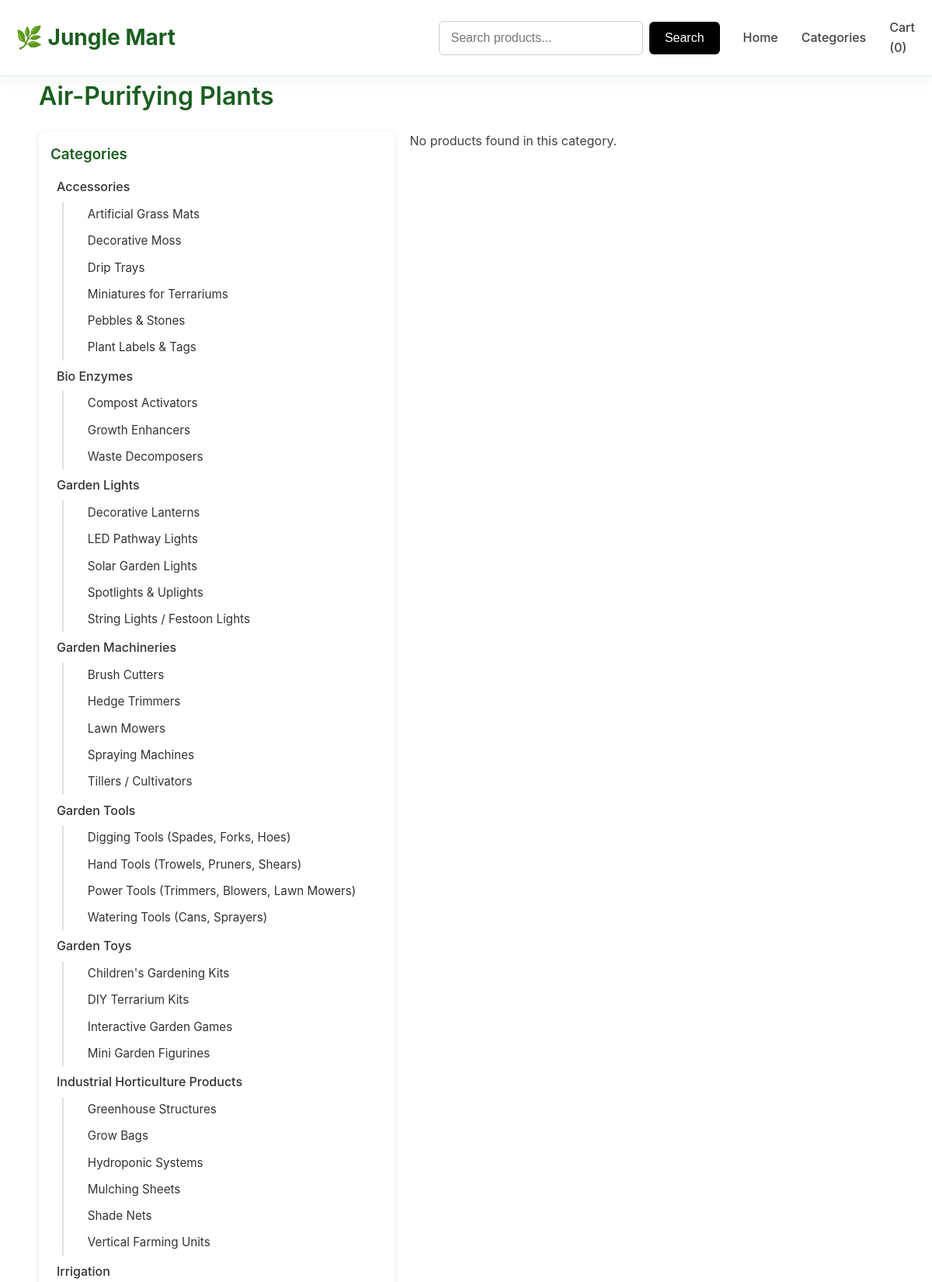
Screenshot of /categories.php?id=26 (upper part) with the database file from the repository.
### tables this page shows
CREATE TABLE IF NOT EXISTS categories (
  id INT AUTO_INCREMENT PRIMARY KEY,
  name VARCHAR(255) NOT NULL,
  parent_id INT DEFAULT NULL,
  created_at TIMESTAMP DEFAULT CURRENT_TIMESTAMP,
  FOREIGN KEY (parent_id) REFERENCES categories(id) ON DELETE SET NULL
);

### categories.php (the view, shortened to what this page needs)
<?php
require_once 'db.php';
$catId = isset($_GET['id']) ? intval($_GET['id']) : 0;
$allCats = $pdo->query("SELECT id, name, parent_id FROM categories ORDER BY parent_id IS NULL DESC, name ASC")->fetchAll();
function buildCategoryTree($categories, $parentId = null) {
    $tree = [];
    foreach ($categories as $category) {
        if ($category['parent_id'] == $parentId) {
            $children = buildCategoryTree($categories, $category['id']);
            if ($children) {
                $category['children'] = $children;
            }
            $tree[] = $category;
        }
    }
    return $tree;
}
$categoryTree = buildCategoryTree($allCats);
function renderCategoryTree($categories, $currentCatId = 0, $level = 0) {
    $html = '';
    foreach ($categories as $category) {
        $hasChildren = !empty($category['children']);
        $isActive = $currentCatId == $category['id'];
        $indent = str_repeat('&nbsp;&nbsp;&nbsp;', $level);
        $html .= '<li>';
        $html .= '<a href="' . strtolower(str_replace([' ', '&', "'"], ['_', 'and', ''], $category['name'])) . '.php"';
        $html .= ' class="' . ($isActive ? 'active' : '') . '"';
        $html .= '>';
        $html .= $indent . htmlspecialchars($category['name']);
        $html .= '</a>';
        if ($hasChildren) {
            $html .= '<ul class="sub-categories">';
            $html .= renderCategoryTree($category['children'], $currentCatId, $level + 1);
            $html .= '</ul>';
        }
        $html .= '</li>';
    }
    return $html;
}
$products = [];
$catName = "All Categories";
if ($catId > 0) {
    $stmt = $pdo->prepare("SELECT name FROM categories WHERE id = :id LIMIT 1");
    $stmt->execute([':id' => $catId]);
    $catRow = $stmt->fetch();
    if ($catRow) $catName = $catRow['name'];
    $stmt = $pdo->prepare("SELECT * FROM products WHERE category_id = :id AND is_active = 1");
    $stmt->execute([':id' => $catId]);
    $products = $stmt->fetchAll();
} else {
    $products = $pdo->query("SELECT * FROM products WHERE is_active = 1 LIMIT 20")->fetchAll();
}
?>
<!DOCTYPE html>
<html lang="en">
<head>
  <link rel="stylesheet" href="css/navbar.css">
  <link rel="stylesheet" href="css/style.css">
  <link rel="stylesheet" href="css/footer.css">
</head>
<body>
<?php include 'navbar.php'; ?>
<div class="container fade-in">
  <h1><?php echo htmlspecialchars($catName); ?></h1>
  <div class="categories-page">
    <aside class="cat-sidebar">
      <h3>Categories</h3>
      <ul>
        <?php echo renderCategoryTree($categoryTree, $catId); ?>
      </ul>
    </aside>
    <div class="prod-list">
      <?php if (count($products) === 0): ?>
        <p>No products found in this category.</p>
      <?php endif; ?>
    </div>
  </div>
</div>
</body>
</html>

### css/style.css (style rules this page uses)
:root { --jungle-green: #2e7d32; --jungle-dark: #1b5e20; --jungle-light: #4caf50; --soft-beige: #fdf6e3; --gold-accent: #ffb300; --gold-dark: #f53500; --white: #ffffff; --gray-light: #f5f5f5; --gray: #9e9e9e; --gray-dark: #424242; --shadow-sm: 0 4px 12px rgba(46, 125, 50, 0.08); --shadow-md: 0 8px 32px rgba(46, 125, 50, 0.12); --shadow-lg: 0 15px 50px rgba(46, 125, 50, 0.15); --gradient-primary: linear-gradient(135deg, var(--jungle-green) 0%, var(--jungle-dark) 100%); --gradient-secondary: linear-gradient(135deg, var(--soft-beige) 0%, #e8f5e8 100%); }
* { margin: 0; padding: 0; box-sizing: border-box; }
body { font-family: 'Poppins', -apple-system, BlinkMacSystemFont, 'Segoe UI', Roboto, sans-serif; line-height: 1.6; color: var(--gray-dark); background: var(--white); overflow-x: hidden; }
h1, h2, h3, h4, h5, h6 { font-family: 'Poppins', -apple-system, BlinkMacSystemFont, 'Segoe UI', Roboto, sans-serif; font-weight: 600; color: var(--jungle-dark); }
.container { width: 95%; max-width: 1400px; margin: 0 auto; padding: 0 20px; }
.fade-in { opacity: 1; animation: fadeInUp 0.8s ease forwards; }

### categories.php (style rules this page uses)
.categories-page { display: flex; gap: 20px; margin-top: 20px; }
.cat-sidebar { flex: 1 1 250px; background: #fff; padding: 15px; border-radius: 10px; box-shadow: 0 2px 8px rgba(0,0,0,0.1); }
.cat-sidebar h3 { margin-bottom: 10px; }
.cat-sidebar ul { list-style: none; padding: 0; }
.cat-sidebar ul li { margin: 4px 0; }
.cat-sidebar a { text-decoration: none; color: #333; font-weight: 500; transition: color 0.3s; display: block; padding: 4px 8px; border-radius: 4px; }
.cat-sidebar .sub-categories { margin-left: 15px; border-left: 2px solid #e0e0e0; padding-left: 10px; }
.cat-sidebar .sub-categories li { margin: 2px 0; }
.cat-sidebar .sub-categories a { font-weight: 400; font-size: 0.95em; }
.prod-list { flex: 3; }

### rows the page displays
categories: name "Air-Purifying Plants"
categories: value "Accessories"
categories: value "Artificial Grass Mats"
categories: value "Decorative Moss"
categories: value "Drip Trays"
categories: value "Miniatures for Terrariums"
categories: value "Pebbles & Stones"
categories: value "Plant Labels & Tags"
categories: value "Bio Enzymes"
categories: value "Compost Activators"
categories: value "Growth Enhancers"
categories: value "Waste Decomposers"
categories: value "Garden Lights"
categories: value "Decorative Lanterns"
categories: value "LED Pathway Lights"
categories: value "Solar Garden Lights"
categories: value "Spotlights & Uplights"
categories: value "String Lights / Festoon Lights"
categories: value "Garden Machineries"
categories: value "Brush Cutters"
categories: value "Hedge Trimmers"
categories: value "Lawn Mowers"
categories: value "Spraying Machines"
categories: value "Tillers / Cultivators"
categories: value "Garden Tools"
categories: value "Digging Tools (Spades, Forks, Hoes)"
categories: value "Hand Tools (Trowels, Pruners, Shears)"
categories: value "Power Tools (Trimmers, Blowers, Lawn Mowers)"
categories: value "Watering Tools (Cans, Sprayers)"
categories: value "Garden Toys"
categories: value "Children's Gardening Kits"
categories: value "DIY Terrarium Kits"
categories: value "Interactive Garden Games"
categories: value "Mini Garden Figurines"
categories: value "Industrial Horticulture Products"
categories: value "Greenhouse Structures"
categories: value "Grow Bags"
categories: value "Hydroponic Systems"
categories: value "Mulching Sheets"
categories: value "Shade Nets"
categories: value "Vertical Farming Units"
categories: value "Irrigation"
